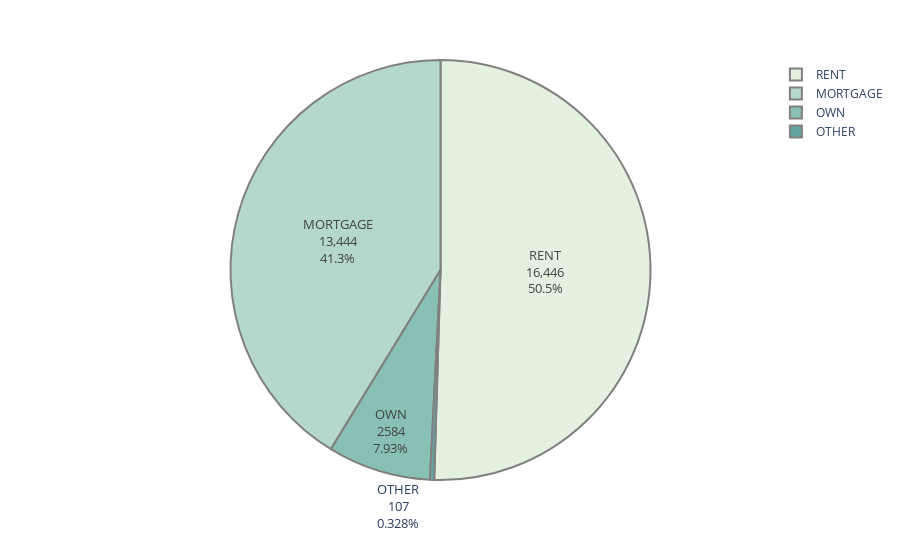

The notebook cell this image was saved under:
### Code cell
level_counts=df.person_home_ownership.value_counts()
fig=px.pie(values=level_counts.values,
          names=level_counts.index,
          color_discrete_sequence=px.colors.sequential.Mint,
          )
fig.update_traces(textinfo='label+percent+value', textfont_size=13,
                  marker=dict(line=dict(color='#102000', width=0.2)))

fig.data[0].marker.line.width = 2
fig.data[0].marker.line.color='gray'
fig.show()
# Observations: Most of the People taking a loan doesnt have their own house

### Figure 1 — Plotly figure (JSON) as saved in the notebook; plotly's stock layout.template omitted (floating-point values rounded to 4 significant figures)
{"data": [{"domain": {"x": [0, 1], "y": [0, 1]}, "hovertemplate": "label=%{label}<br>value=%{value}<extra></extra>", "labels": ["RENT", "MORTGAGE", "OWN", "OTHER"], "legendgroup": "", "marker": {"line": {"color": "gray", "width": 2}}, "name": "", "showlegend": true, "textfont": {"size": 13}, "textinfo": "label+percent+value", "type": "pie", "values": [16446, 13444, 2584, 107]}], "layout": {"legend": {"tracegroupgap": 0}, "margin": {"t": 60}, "piecolorway": ["rgb(228, 241, 225)", "rgb(180, 217, 204)", "rgb(137, 192, 182)", "rgb(99, 166, 160)", "rgb(68, 140, 138)", "rgb(40, 114, 116)", "rgb(13, 88, 95)"]}}
